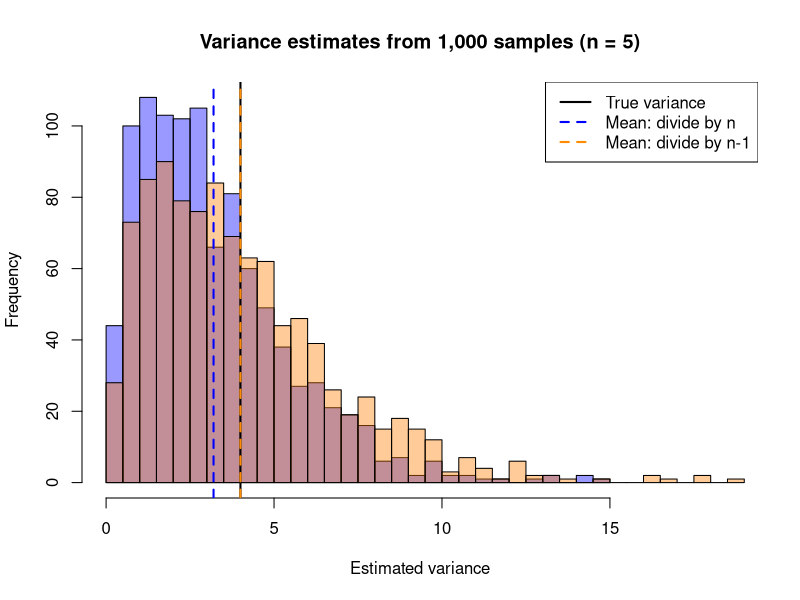
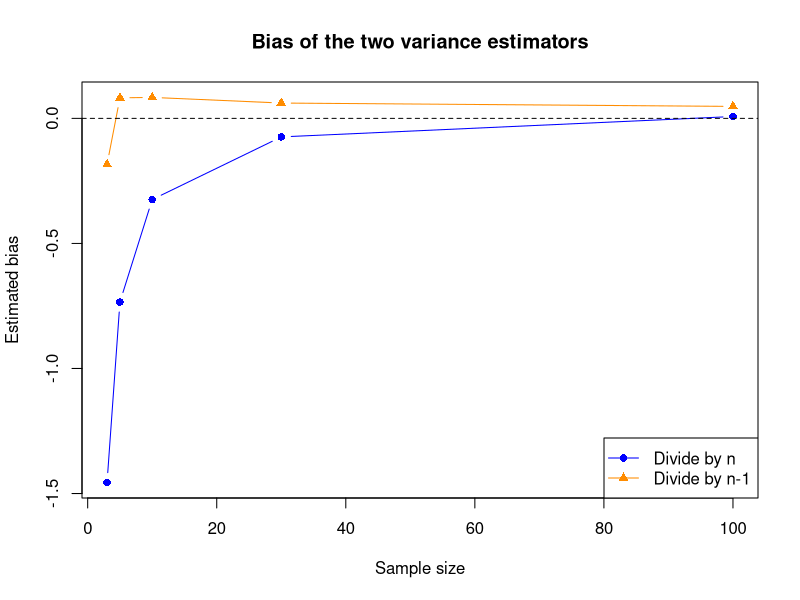
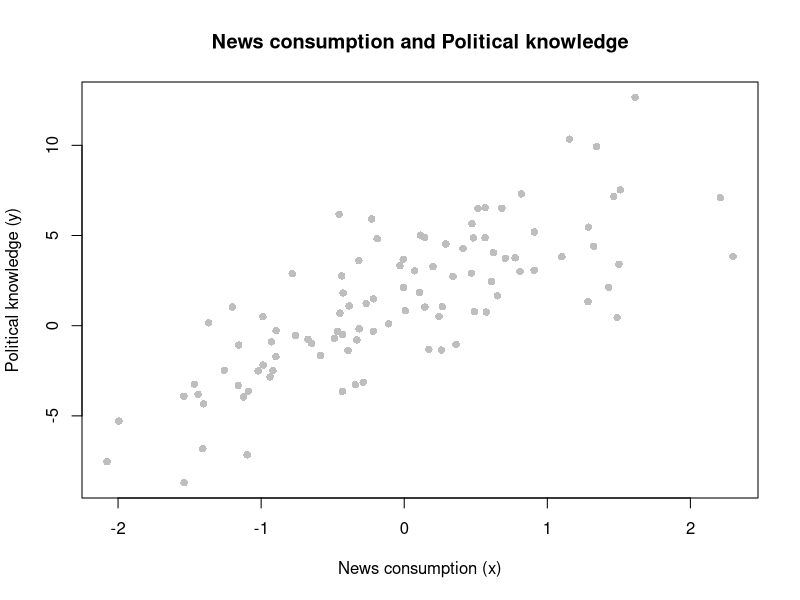
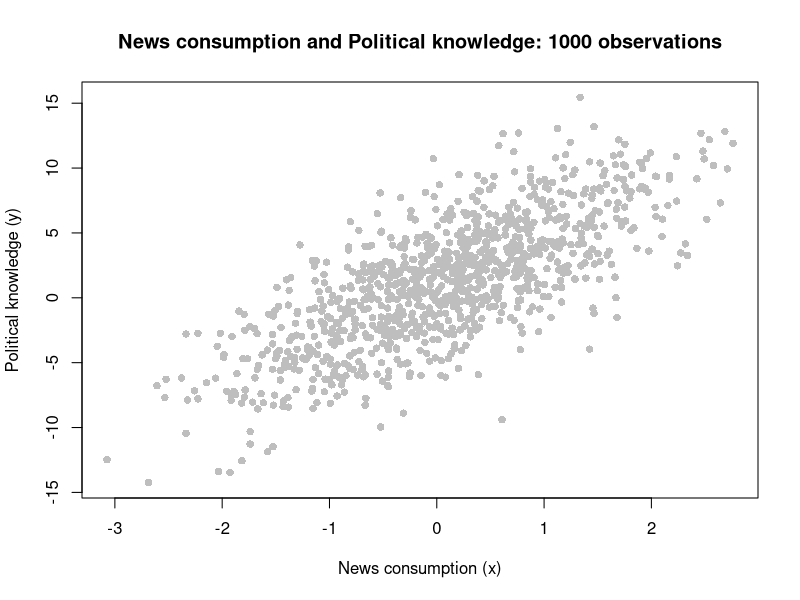
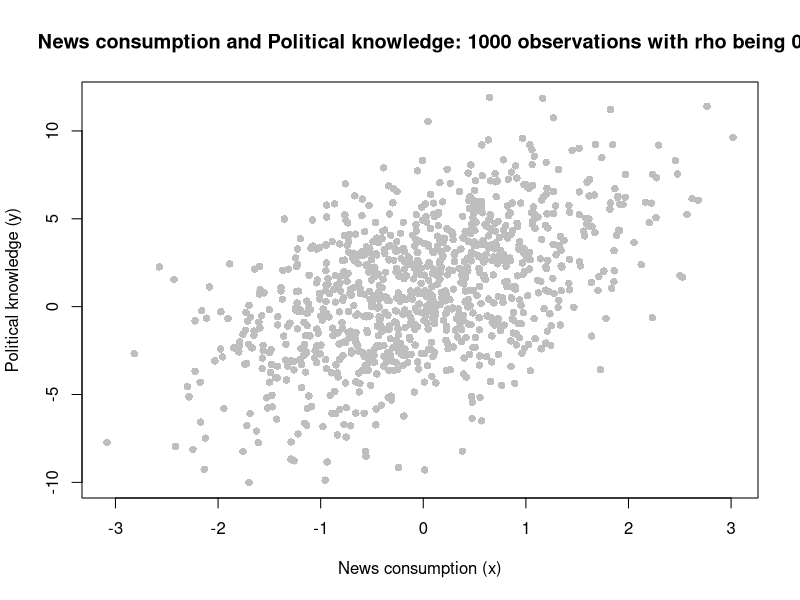
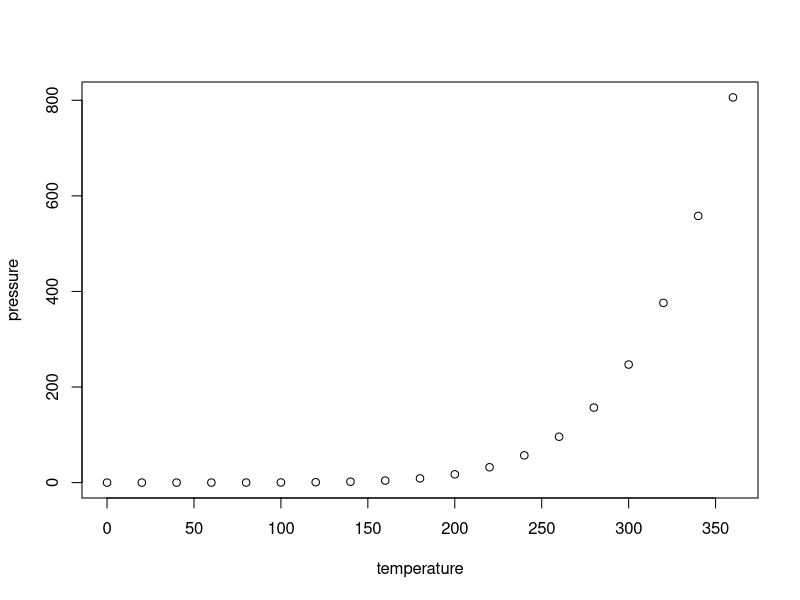

Recreate these plots in R, in order.
## ---- chunk 1
knitr::opts_chunk$set(echo = TRUE)
## ---- chunk 2

three_estimates <- function(x) {
  n <- length(x) # Number of observations
  squared_sum <- sum((x - mean (x))^2) # Sum of squared distances from the sample mean.
  
  variance_n <- squared_sum / n # Divide by n
  variance_n_minus_1 <- var(x) # R divides by n-1
  standard_deviation <- sd(x) # Square root of variance_n_minus_1
  
  c(variance_n = variance_n, # create a vector for each respectively
    variance_n_minus_1 = variance_n_minus_1,
    standard_deviation = standard_deviation)
}

# Generate one sample of 10 observations and check the function.
set.seed(123) # makes random draws reproducible
x <- rnorm(10, mean = 0, sd = 2)
x # See the 10 observations
three_estimates(x) # See the three estimates

## ---- chunk 3

three_estimates <- function(x) {
  n <- length(x) # Number of observations
  squared_sum <- sum((x - mean (x))^2) # Sum of squared distances from the sample mean.
  
  variance_n <- squared_sum / n # Divide by n
  variance_n_minus_1 <- var(x) # R divides by n-1
  standard_deviation <- sd(x) # Square root of variance_n_minus_1
  
  c(variance_n = variance_n, # create a vector for each respectively
    variance_n_minus_1 = variance_n_minus_1,
    standard_deviation = standard_deviation)
}

# Generate the samples and store the results
set.seed(123) # makes random draws reproducible
results <- t(replicate(1000, three_estimates(rnorm(5, mean = 0, sd = 2)))) # Generate the 1,000 sample
results <- as.data.frame(results) # Store the results
head(results)
# Each row of "results" represents one sample of five observations.
# The columns are the three estimates (variance dividing n, variance dividing n-1, standard deviation).


# Find the average of each variance estimator
mean_n <- mean(results$variance_n)
mean_n_minus_1 <- mean(results$variance_n_minus_1)

mean_n
mean_n_minus_1
# Compare both averages with the true variance 4.
# An average below 4 indicates downward bias.


# Plot the two variance estimator (variance dividing n, variance dividing n-1) - true variance + each estimator's mean.
hist(results$variance_n,
     breaks = 30, col = rgb(0, 0, 1, 0.4), # group the estimates into 30 bars and color the bars (red, green, blue)
     xlim = range(results[, 1:2]), # set the horizontal axis to cover the values in the first two columns of results.
     main = "Variance estimates from 1,000 samples (n = 5)", # Set the title for the plot
     xlab = "Estimated variance") # Label the horizontal axis as "Estimated variance".

hist(results$variance_n_minus_1,
     breaks = 30, col = rgb(1, 0.5, 0, 0.4),
     add = TRUE) # place this histogram on the existing plot

abline(v = 4, col = "black", lwd = 2) # adding vertical lines to the existing plot.
abline(v = mean_n, col = "blue", lwd = 2, lty =2) ## lwd: making the line thicker, lty: making it dashed.
abline(v = mean_n_minus_1, col = "darkorange", lwd = 2, lty = 2)

legend("topright", #legend: add a key to the plot in the top-right corner of the plot.
       legend = c("True variance", "Mean: divide by n", "Mean: divide by n-1"), 
       col = c("black", "blue", "darkorange"),
       lty = c(1, 2, 2), lwd = 2)
       
## ---- chunk 4

three_estimates <- function(x) {
  n <- length(x) # Number of observations
  squared_sum <- sum((x - mean (x))^2) # Sum of squared distances from the sample mean.
  
  variance_n <- squared_sum / n # Divide by n
  variance_n_minus_1 <- var(x) # R divides by n-1
  standard_deviation <- sd(x) # Square root of variance_n_minus_1
  
  c(variance_n = variance_n, # create a vector for each respectively
    variance_n_minus_1 = variance_n_minus_1,
    standard_deviation = standard_deviation)
}


sample_sizes <- c(3, 5, 10, 30, 100)

# Calculate the two estimated biases (each estimator's mean - true variance) for one sample size.
bias_for_size <- function(n) {
  estimates <- t(replicate(1000, three_estimates(rnorm(n, mean = 0, sd = 2))))
  
  c(bias_n = mean (estimates[, "variance_n"]) - 4,
    bias_n_minus_1 = mean (estimates[, "variance_n_minus_1"]) - 4)
}

set.seed(456)
biases <- t(sapply(sample_sizes, bias_for_size)) # apply "bias_for_size" to each element of "sample_sizes", and return vectors.

# Put the results in a table with one row per sample size.
bias_results <- data.frame(sample_size = sample_sizes, biases)
bias_results


# Plot the two columns of estimated bias.
plot(bias_results$sample_size, # horizontal axis
     bias_results$bias_n, # vertical axis
     type = "b", col = "blue", pch = 16, # b: both: draw both points and lines connecting them. # pch = 16: a filled circle
     ylim = range(bias_results[, 2:3], 0),
     ylab = "Estimated bias",
     xlab = "Sample size",
     main = "Bias of the two variance estimators")

lines(bias_results$sample_size, # horizontal axis
      bias_results$bias_n_minus_1, # vertical axis
      type = "b", col = "darkorange", pch = 17) # pch = 17: a filled triangle.

abline(h = 0, lty = 2)

legend("bottomright",
       legend = c("Divide by n", "Divide by n-1"),
       col = c("blue", "darkorange"),
       lty = 1, pch = c(16, 17))


## ---- chunk 5

sample_sizes <- c(3, 5, 10, 30, 100)
set.seed(789)

# For one sample size n, estimate the bias of sample standard deviation.
calculate_sd_bias <- function(n) {
  estimates <- replicate(1000, sd(rnorm(n, mean = 0, sd = 2))
                         )
  mean(estimates) - 2
}

# Apply that calculation to each of the five sample sizes.
sd_biases <- sapply(sample_sizes, calculate_sd_bias)

# Display one row per sample size.
sd_bias_results <- data.frame(sample_size = sample_sizes, estimated_bias = sd_biases)
sd_bias_results

## ---- chunk 6

three_estimates <- function(x) {
  n <- length(x) # Number of observations
  squared_sum <- sum((x - mean (x))^2) # Sum of squared distances from the sample mean.
  
  variance_n <- squared_sum / n # Divide by n
  variance_n_minus_1 <- var(x) # R divides by n-1
  standard_deviation <- sd(x) # Square root of variance_n_minus_1
  
  c(variance_n = variance_n, # create a vector for each respectively
    variance_n_minus_1 = variance_n_minus_1,
    standard_deviation = standard_deviation)
}

# Use the 1,000 samples of size 5 already stored in "results" from Question (b).
# Just in case, you have deleted the data and need to start from initial stage, I have written down the code again below.
# Generate the samples and store the results
set.seed(123) # makes random draws reproducible
results <- t(replicate(1000, three_estimates(rnorm(5, mean = 0, sd = 2)))) # Generate the 1,000 sample
results <- as.data.frame(results) # Store the results
head(results)
# Each row of "results" represents one sample of five observations.
# The columns are the three estimates (variance dividing n, variance dividing n-1, standard deviation).


# How much each variance estimator varies across the 1,000 samples.
sd_n <- sd(results$variance_n)
sd_n_minus_1 <- sd(results$variance_n_minus_1)

sd_n
sd_n_minus_1

## ---- chunk 7

set.seed(123) # Make the random draw reproducible.
n <- 100 # Number of observations
rho <- 0.5 # Population correlation between x and z.

# Generate three independent sets of random values.
z <- rnorm(n, mean = 0, sd = 1) # Political interest
u <- rnorm(n, mean = 0, sd = 1) # Random variation in news consumption
epsilon <- rnorm(n, mean = 0, sd = 1) # Random variation in political knowledge

# Calculate new consumption and political knowledge
x <- rho * z + sqrt(1 - rho^2) * u #sqrt: square root 
y <- 1 + 2 * x + 3 * z + epsilon

# Store the data: one row per person
data_100 <- data.frame(x = x, y = y, z = z)
head(data_100) # Display the first six rows


# x and z should have means near 0 and standard deviations near 1
sapply(data_100[c("x", "z")], mean)
sapply(data_100[c("x", "z")], sd)

# Their sample correlation should be near 0.5
cor(data_100$x, data_100$z)

## ---- chunk 8

# use "data_100" from Question (a)
set.seed(123) # Make the random draw reproducible.
n <- 100 # Number of observations
rho <- 0.5 # Population correlation between x and z.

z <- rnorm(n, mean = 0, sd = 1) # Political interest
u <- rnorm(n, mean = 0, sd = 1) # Random variation in news consumption
epsilon <- rnorm(n, mean = 0, sd = 1) # Random variation in political knowledge

x <- rho * z + sqrt(1 - rho^2) * u #sqrt: square root 
y <- 1 + 2 * x + 3 * z + epsilon

data_100 <- data.frame(x = x, y = y, z = z)
head(data_100) # Display the first six rows


# Model that leaves out political interest: y ~ x
model_omit <- lm(y ~ x, data = data_100)
summary(model_omit)

# Model that includes political interest: y ~ x + z
model_full <- lm(y ~ x + z, data = data_100)
summary(model_full)

# Create a plot y against x
plot(data_100$x, data_100$y,
     pch = 16, col = "gray",
     xlab = "News consumption (x)",
     ylab = "Political knowledge (y)",
     main = "News consumption and Political knowledge")

## ---- chunk 9

set.seed(456)
n <- 1000
rho <- 0.5

# Generate three independent sets of random values
z <- rnorm(n, mean = 0, sd = 1)
u <- rnorm(n, mean = 0, sd = 1)
epsilon <- rnorm(n, mean = 0, sd = 2)

# Calculate new consumption and political knowledge
x <- rho * z + sqrt(1 - rho^2) * u
y <- 1 + 2 * x + 3 * z + epsilon

# Store the 1000 data: one row per person
data_1000 <- data.frame(x = x, y = y, z = z)
head(data_1000)

# Check the generated variables
sapply(data_1000[c("x", "z")], mean)
sapply(data_1000[c("x", "z")], sd)
cor(data_1000$x, data_1000$z)

# Create models
# Create a model that leaves out political interest
model_omit_1000 <- lm(y ~ x, data = data_1000)
summary(model_omit_1000)
# Create a model that includes political interest
model_full_1000 <- lm(y ~ x + z, data = data_1000)
summary(model_full_1000)

# Plot y (political knowledge) against x(news consumption)
plot(data_1000$x, data_1000$y,
     pch = 16, col = "gray",
     xlab = "News consumption (x)",
     ylab = "Political knowledge (y)",
     main = "News consumption and Political knowledge: 1000 observations")

## ---- chunk 10

set.seed(789)
n <- 1000
rho <- 0

# Generate independent random values
z <- rnorm(n, mean = 0, sd = 1)
u <- rnorm(n, mean = 0, sd = 1)
epsilon <- rnorm(n, mean = 0, sd = 1)

# Generate News consumption and Political knowledge
x =  rho * z + sqrt(1 - rho^2) * u
y = 1 + 2 * x + 3 * z + epsilon

# Check the data 1000 observations with "rho = 0"
data_1000_rho0 <- data.frame(x = x, y = y, z = z)
head(data_1000_rho0)

# Check the generated variables
sapply(data_1000_rho0[c("x", "z")], mean)
sapply(data_1000_rho0[c("x", "z")], sd)
cor(data_1000_rho0$x, data_1000_rho0$z)

# Create two models
# Create a model leaving out political interest (z)
model_omit_rho0 <- lm(y ~ x, data = data_1000_rho0)
summary(model_omit_rho0)
# Create a model including political interest
model_full_rho0 <- lm(y ~ x + z, data = data_1000_rho0)
summary(model_full_rho0)

# Plot y against x
plot(data_1000_rho0$x, data_1000_rho0$y,
     pch = 16, col = "gray",
     xlab = "News consumption (x)",
     ylab = "Political knowledge (y)",
     main = "News consumption and Political knowledge: 1000 observations with rho being 0")

## ---- chunk 11
summary(cars)
## ---- chunk 12
plot(pressure)
